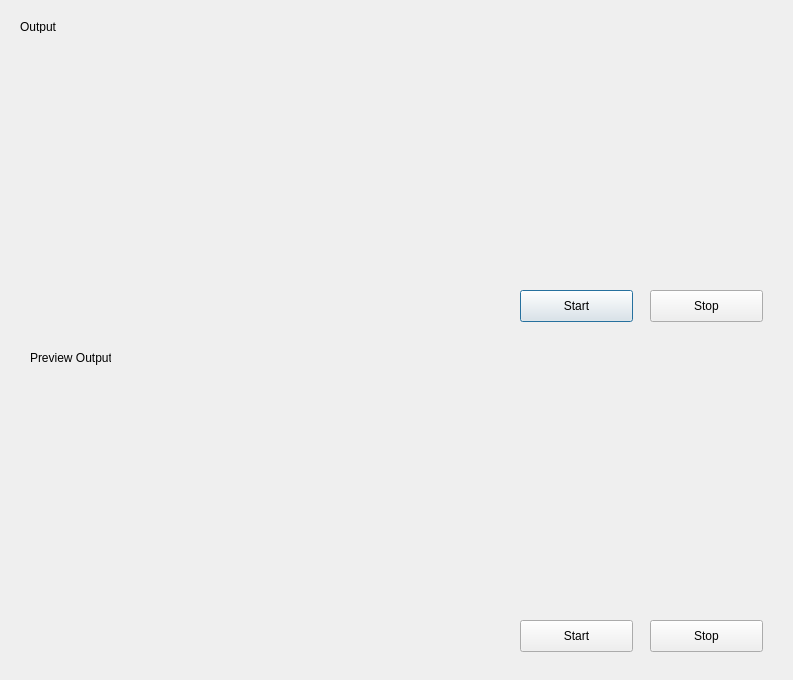
<?xml version="1.0" encoding="UTF-8"?>
<ui version="4.0">
 <class>Output</class>
 <widget class="QDialog" name="Output">
  <property name="geometry">
   <rect>
    <x>0</x>
    <y>0</y>
    <width>793</width>
    <height>680</height>
   </rect>
  </property>
  <property name="windowTitle">
   <string>Decklink Output</string>
  </property>
  <widget class="QWidget" name="verticalLayoutWidget">
   <property name="geometry">
    <rect>
     <x>20</x>
     <y>50</y>
     <width>751</width>
     <height>221</height>
    </rect>
   </property>
   <layout class="QVBoxLayout" name="propertiesLayout"/>
  </widget>
  <widget class="QPushButton" name="startOutput">
   <property name="geometry">
    <rect>
     <x>520</x>
     <y>290</y>
     <width>113</width>
     <height>32</height>
    </rect>
   </property>
   <property name="text">
    <string>Start</string>
   </property>
  </widget>
  <widget class="QPushButton" name="stopOutput">
   <property name="geometry">
    <rect>
     <x>650</x>
     <y>290</y>
     <width>113</width>
     <height>32</height>
    </rect>
   </property>
   <property name="text">
    <string>Stop</string>
   </property>
  </widget>
  <widget class="QWidget" name="verticalLayoutWidget_2">
   <property name="geometry">
    <rect>
     <x>20</x>
     <y>380</y>
     <width>751</width>
     <height>221</height>
    </rect>
   </property>
   <layout class="QVBoxLayout" name="previewPropertiesLayout"/>
  </widget>
  <widget class="QPushButton" name="stopPreviewOutput">
   <property name="geometry">
    <rect>
     <x>650</x>
     <y>620</y>
     <width>113</width>
     <height>32</height>
    </rect>
   </property>
   <property name="text">
    <string>Stop</string>
   </property>
  </widget>
  <widget class="QPushButton" name="startPreviewOutput">
   <property name="geometry">
    <rect>
     <x>520</x>
     <y>620</y>
     <width>113</width>
     <height>32</height>
    </rect>
   </property>
   <property name="text">
    <string>Start</string>
   </property>
  </widget>
  <widget class="QLabel" name="label">
   <property name="geometry">
    <rect>
     <x>20</x>
     <y>20</y>
     <width>47</width>
     <height>13</height>
    </rect>
   </property>
   <property name="text">
    <string>Output</string>
   </property>
  </widget>
  <widget class="QLabel" name="label_2">
   <property name="geometry">
    <rect>
     <x>30</x>
     <y>350</y>
     <width>81</width>
     <height>16</height>
    </rect>
   </property>
   <property name="text">
    <string>Preview Output</string>
   </property>
  </widget>
 </widget>
 <resources/>
 <connections/>
</ui>
